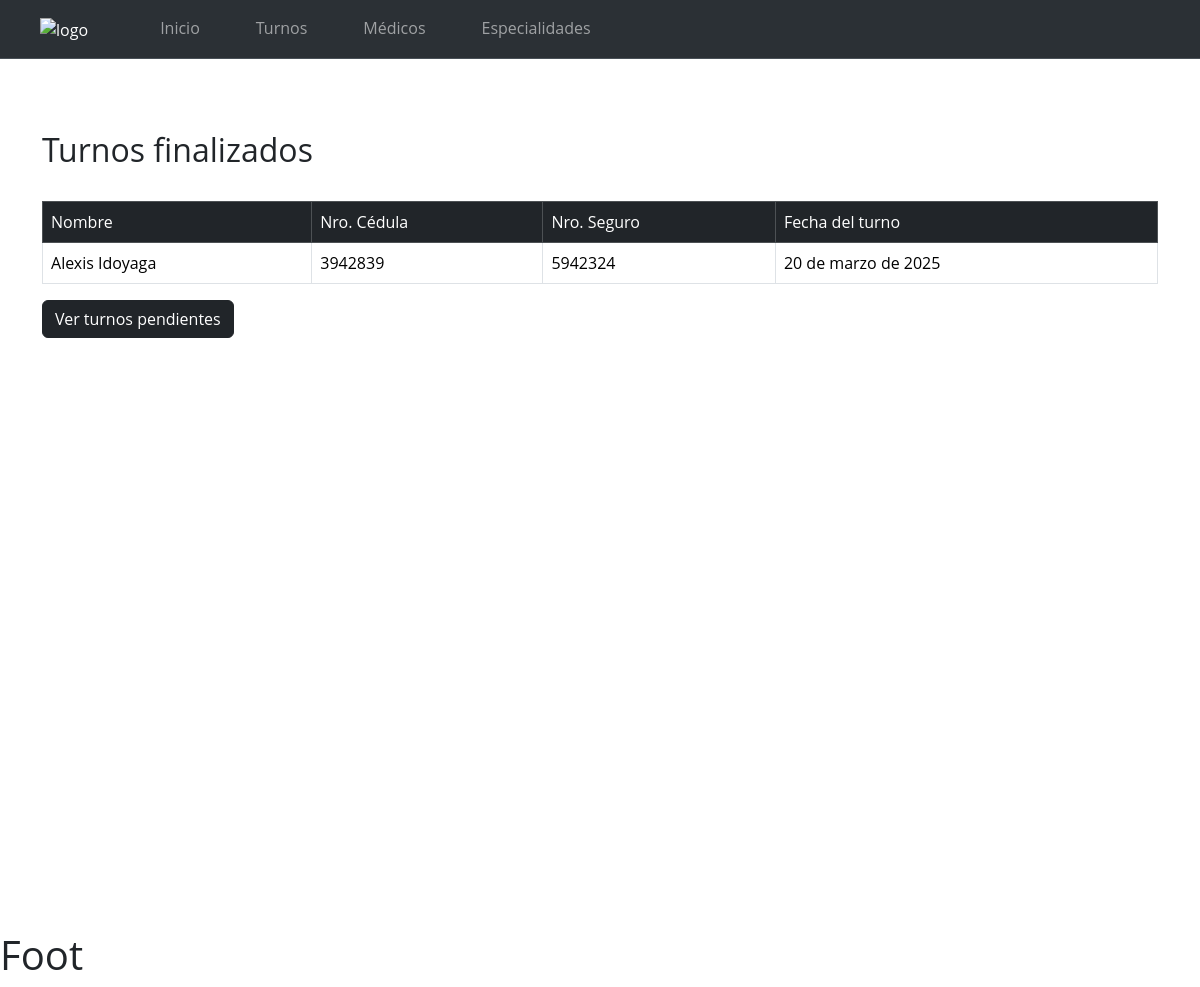
The page /turnos/turnosFinalizados/ on the database as committed earlier.
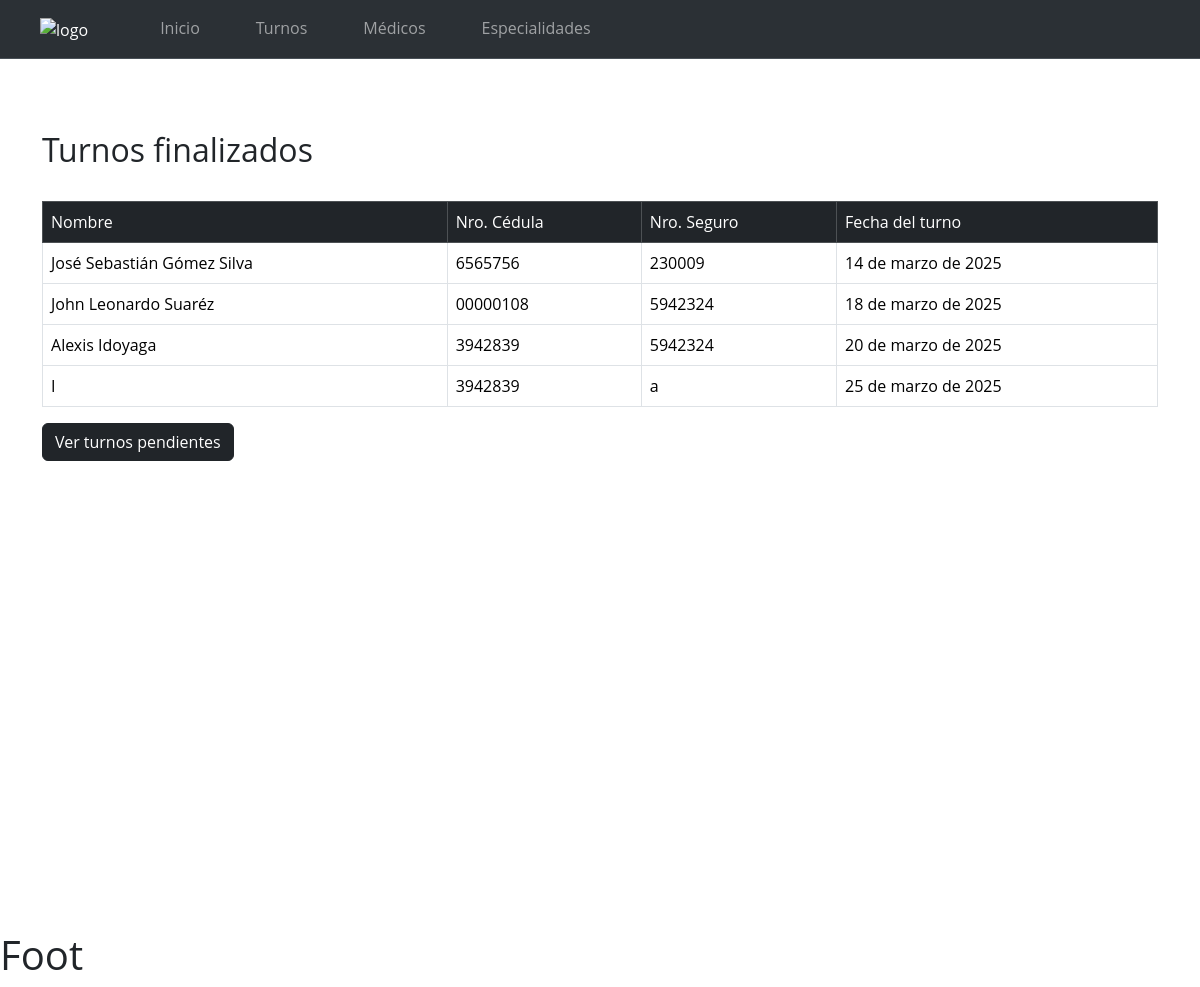
The same page on the database as committed later.
### turnosApp/models.py (models this page shows, shortened)
class Turno(models.Model):
    nombre = models.CharField(max_length=100, null=False)
    ci = models.CharField(max_length=20, null=False)
    sexo = models.ForeignKey(Sexo, on_delete=models.CASCADE)
    nro_seguro = models.CharField(max_length=20, null=False)
    nro_telefono = models.CharField(max_length=20, null=True)
    ciudad = models.CharField(max_length=50, null=True)
    fecha_registro = models.DateTimeField(default=now, null=False)
    fecha_turno = models.DateField( null=False)
    status = models.IntegerField(null=False, default=0)
    medico = models.ForeignKey(Medico, on_delete=models.CASCADE)

### turnosApp/views.py (the view)
# urls.py: path('turnosFinalizados/', views.turnosFinalizadosView, name='turnosFinalizados'),
def turnosFinalizadosView(request):
    turnosList = Turno.objects.all().filter(status=1).order_by('fecha_turno')
    return render(request, 'turnosFinalizados.html', {'turnos': turnosList})

### templates/turnosFinalizados.html (shortened to what this page needs)
{% extends 'base.html' %}
{% block Body %}
    <div class="container mt-5" id="container-list">
        <div class="d-flex justify-content-between">
            <h2>Turnos finalizados</h2>
        </div>
        <br>
        <table class="table table-bordered" >
            <thead class="table-dark">
                <tr>
                    <td>Nombre</td>
                    <td>Nro. Cédula</td>
                    <td>Nro. Seguro</td>
                    <td>Fecha del turno</td>
                </tr>
            </thead>
            <tbody>
                {% for turno in turnos %}
                    <tr>
                        <td>{{ turno.nombre }}</td>
                        <td>{{ turno.ci }}</td>
                        <td>{{ turno.nro_seguro }}</td>
                        <td>{{ turno.fecha_turno }}</td>
                    </tr>
                {% endfor %}
            </tbody>
        </table>
        <a class="btn btn-dark" href="{% url 'turnosList' %}">Ver turnos pendientes</a>
    </div>
{% endblock %}

### templates/base.html (shortened to what this page needs)
{% load static %}
<!DOCTYPE html>
<html lang="en">
    <head>
        <link rel="stylesheet" href="{% static 'styles.css' %}">
        <link rel="stylesheet" href="{% static 'bootstrap-5.3.3-dist/css/bootstrap.min.css' %}">
        <link rel="stylesheet" href="https://cdn.jsdelivr.net/npm/bootstrap-icons@1.11.3/font/bootstrap-icons.min.css">
    </head>
    <body>
        {% include 'nav.html' %}
        <br>
        {% block Body %}{% endblock %}
        {% include 'footer.html' %}
    </body>
</html>

### templates/nav.html
{% load static %}
<nav class="navbar border-bottom border-body bg-body-tertiary navbar-expand-lg" data-bs-theme="dark">
    <div class="container-fluid">
        <ul class="nav-list navbar-nav">
            <div class="container">
                <a class="navbar-brand">
                    <img src="#" alt="logo" class="icon">
                </a>
            </div>
           <li class="nav-item">
               <a class="nav-link" href="#">Inicio</a>
           </li>
           <li class="nav-item">
               <a class="nav-link" href="{% url 'turnosList' %}">Turnos</a>
           </li>
           <li class="nav-item">
               <a class="nav-link" href="#">Médicos</a>
           </li>
           <li class="nav-item">
               <a class="nav-link"  href="#">Especialidades</a>
           </li>
        </ul>
    </div>
</nav>

### templates/footer.html
<h1>Foot</h1>

### static/styles.css (style rules this page uses)
* { font-family: "Open Sans", "DejaVu Sans", sans-serif; !important; }
.nav-list { list-style-type: none; margin: 0; padding: 0; display: flex; justify-content: center; }
.nav-list li { margin: 0 20px; }
.nav-list a { text-decoration: none; font-size: 16px; padding: 8px 16px; display: block; }
#container-list { height: 100vh; }

Rows that differ between the two databases and show on the page:
now on this page (row edited): Turno: nombre "José Sebastián Gómez Silva", ci "6565756", nro_seguro "230009", fecha_turno "14 de marzo de 2025"
added Turno: nombre "John Leonardo Suaréz", ci "00000108", nro_seguro "5942324", fecha_turno "18 de marzo de 2025"
added Turno: nombre "I", ci "3942839", nro_seguro "a", fecha_turno "25 de marzo de 2025"
